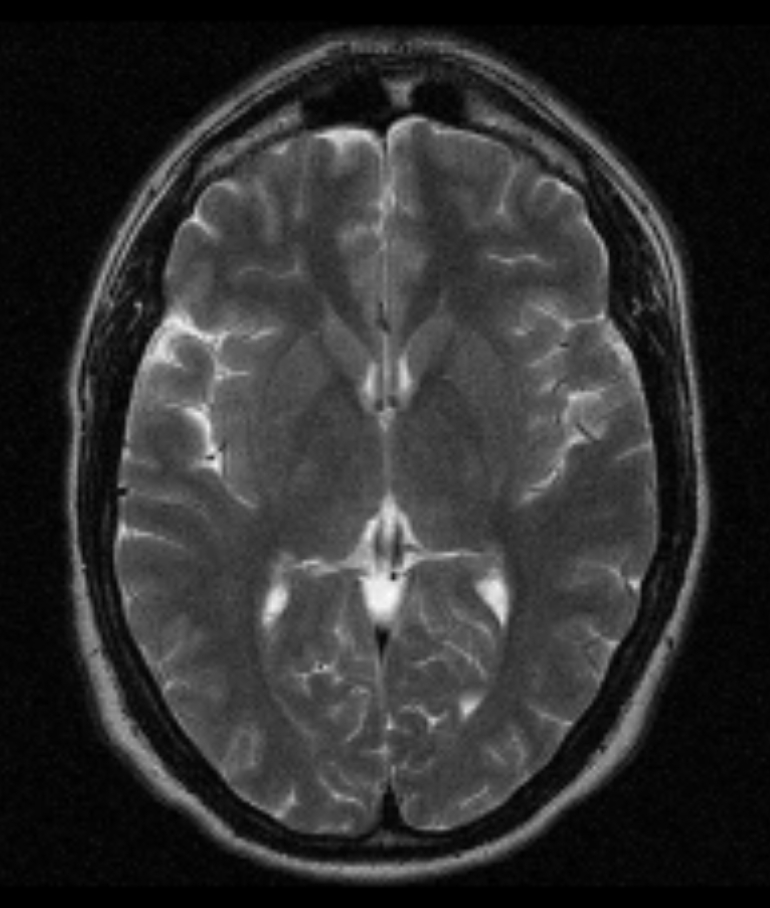
%> input picture mri_axial.jpg, 770 x 908 px
$ octave hough_example2.m   (GNU Octave 9; MATLAB toolbox functions it lacks are replaced by stand-ins)
%> lines starting %> are read from the running program, lines starting %| are printed output that depends on the picture; in (x1, y1, x2, y2) boxes, pixels count from 0 and x2, y2 are one past the last pixel; in counts of white or black regions, pixels touching at a corner belong together; the program's own positions count from 1
clear all

I_orig  = imread('mri_axial.jpg');
%> I_orig is the input picture: size 908x770x3 uint8; min 0, max 254, mean 47.3

% This time we do not rotate the image
rotI = rgb2gray(I_orig(:,:,1:3));

fig1 = imshow(rotI);

%Find the edges in the image using the edge function.
BW = edge(rotI,'canny');
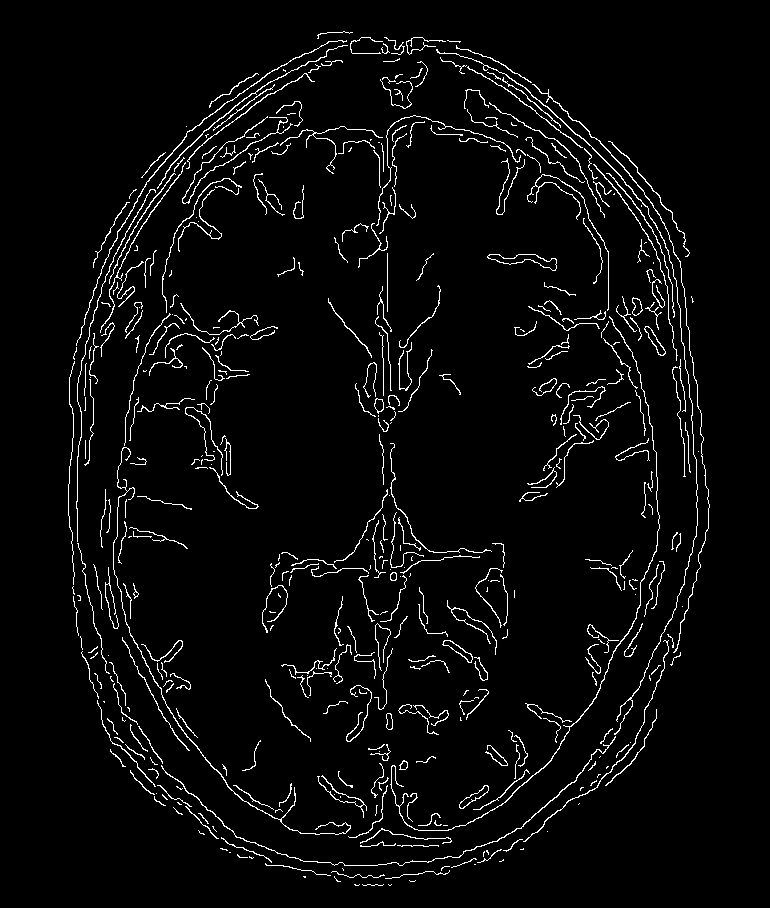
%> BW: size 908x770 logical; 3.9% white in thin lines or dots, all inside (x1, y1, x2, y2) = (68, 31, 710, 886)
figure, imshow(BW);

%Compute the Hough transform of the image using the hough function or your own function HoughTransform_basic.
[H,theta,rho] = hough(BW,'RhoResolution',1.0,'ThetaResolution',1.0);
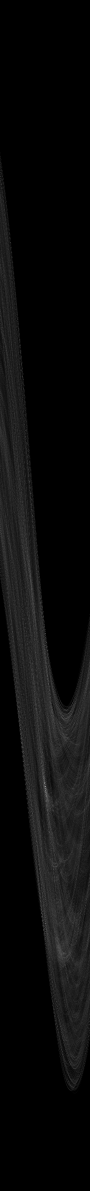
%> H: size 2381x180 double (shown at 1/2 size); min 0, max 231, mean 11.3
%> theta = 180 values from -90 to 89; rho = 2381 values from -1190 to 1190

%Display the transform using the imshow function.
figure, imshow(imadjust(mat2gray(H)),[],'XData',theta,'YData',rho,...
        'InitialMagnification','fit');
%> after `imshow(imadjust(mat2gray(H)),[],'XData',theta,'YData',rho,... 'Initial`:
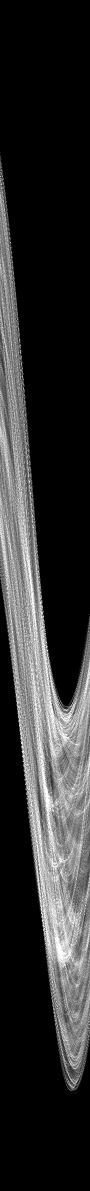
%> displayed picture: size 2381x180, on the screen's scale of 0 to 255 (shown at 1/2 size); min 0, max 255, mean 47.9
xlabel('\theta (degrees)'), ylabel('\rho');
axis on, axis normal, hold on;
colormap(hot)

%Find the peaks in the Hough transform matrix, H, using the houghpeaks function.
P = houghpeaks(H,10,'threshold',ceil(0.3*max(H(:))));
%> P = [1574 91; 1603 93; 1316 91; 1557 88; 1847 91; 1268 91; 1799 91; 1477 43; 1438 127; 1436 136]
%Superimpose a plot on the image of the transform that identifies the peaks.
x = theta(P(:,2));
%> x = [0 2 0 -3 0 0 0 -48 36 45]
y = rho(P(:,1));
%> y = [383 412 125 366 656 77 608 286 247 245]
plot(x,y,'s','color','red');
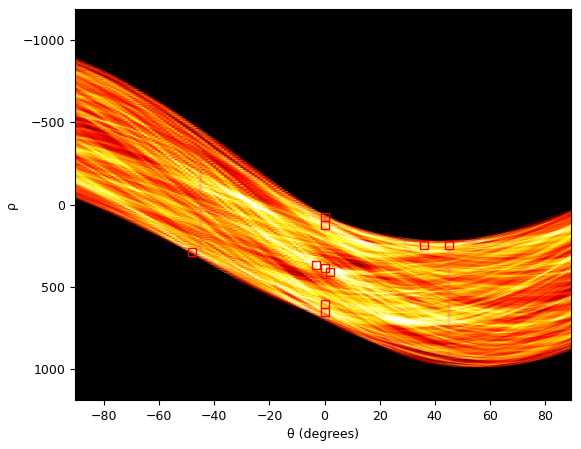
%> figure redrawn from the program's plot data

%Find lines in the image using the houghlines function.
lines =houghlines(BW,theta,rho,P,'FillGap',10,'MinLength',10);
%> lines = 51 lines; longest, point1 to point2 (x, y): (521, 85) to (611, 166), (78, 457) to (78, 544), (139, 232) to (183, 171), (609, 252) to (609, 310), (384, 516) to (384, 573), (126, 480) to (126, 537)

%Create a plot that superimposes the lines on the original image.
figure, imshow(rotI), hold on
max_len = 0;
for k = 1:length(lines)
   xy = [lines(k).point1; lines(k).point2];
   plot(xy(:,1),xy(:,2),'LineWidth',2,'Color','green');

   % Plot beginnings and ends of lines
   plot(xy(1,1),xy(1,2),'x','LineWidth',2,'Color','yellow');
   plot(xy(2,1),xy(2,2),'x','LineWidth',2,'Color','red');

   % Determine the endpoints of the longest line segment
   len = norm(lines(k).point1 - lines(k).point2);
   if ( len > max_len)
      max_len = len;
      xy_long = xy;
   end
end
%> this loop made 51 passes
%> (len, max_len, xy_long) on passes 1, 3, 5, 8, 39, 46: (18, 18, [384 44; 384 62]), (20, 20, [384 152; 384 172]), (51, 51, [384 359; 384 410]), (57, 57, [384 516; 384 573]), (87, 87, [78 457; 78 544]), (121.1, 121.1, [521 85; 611 166])
%> (xy, len) on passes 2, 4, 6, 7, 9, 10: ([384 78; 384 88], 10), ([384 305; 384 319], 14), ([384 421; 384 432], 11), ([384 450; 384 485], 35), ([384 613; 384 629], 16), ([384 650; 384 663], 13)

% highlight the longest line segment
plot(xy_long(:,1),xy_long(:,2),'LineWidth',2,'Color','red');
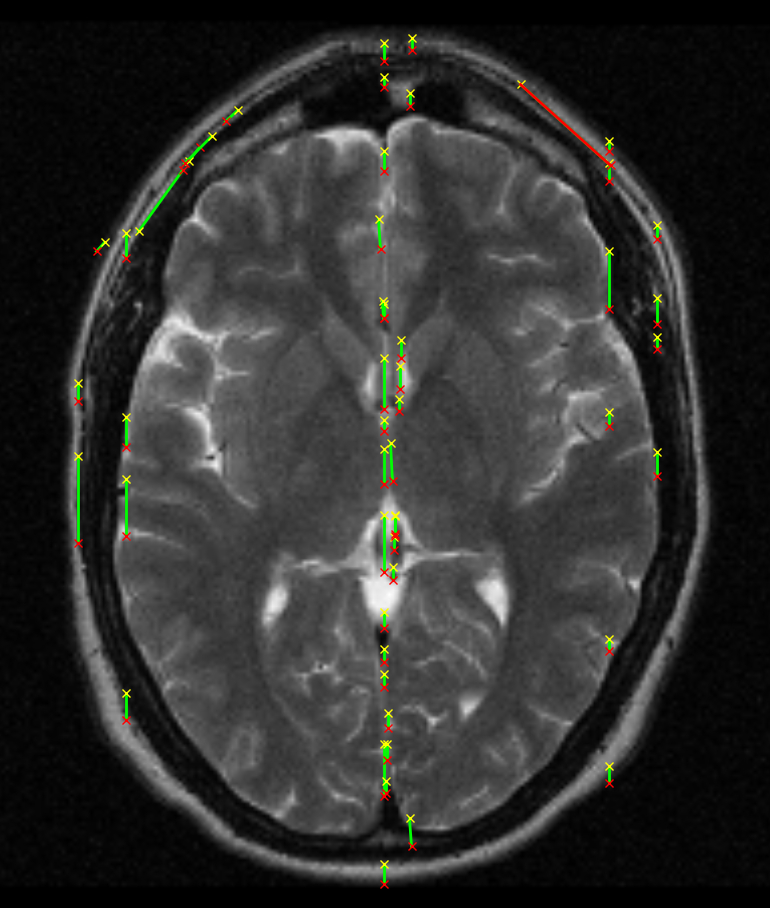
%> figure redrawn from the program's plot data

$ run again, with MR_coronal.tif saved as mri_axial.jpg
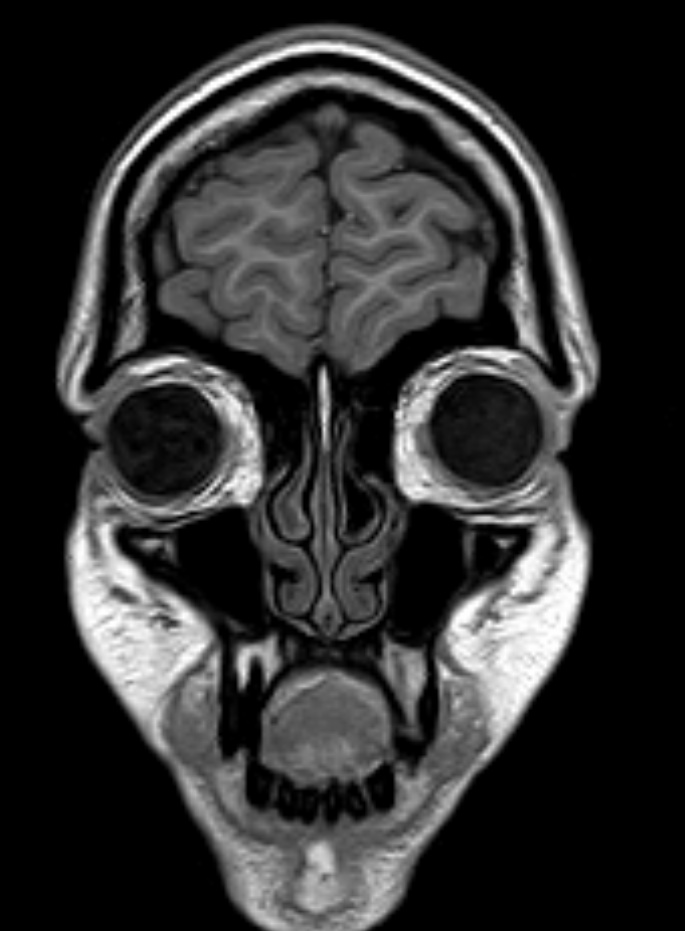
%> input picture MR_coronal.tif, 685 x 931 px
%> I_orig is the input picture: size 931x685x3 uint8; min 0, max 255, mean 48.4
%> `BW = edge(rotI,'canny');`:
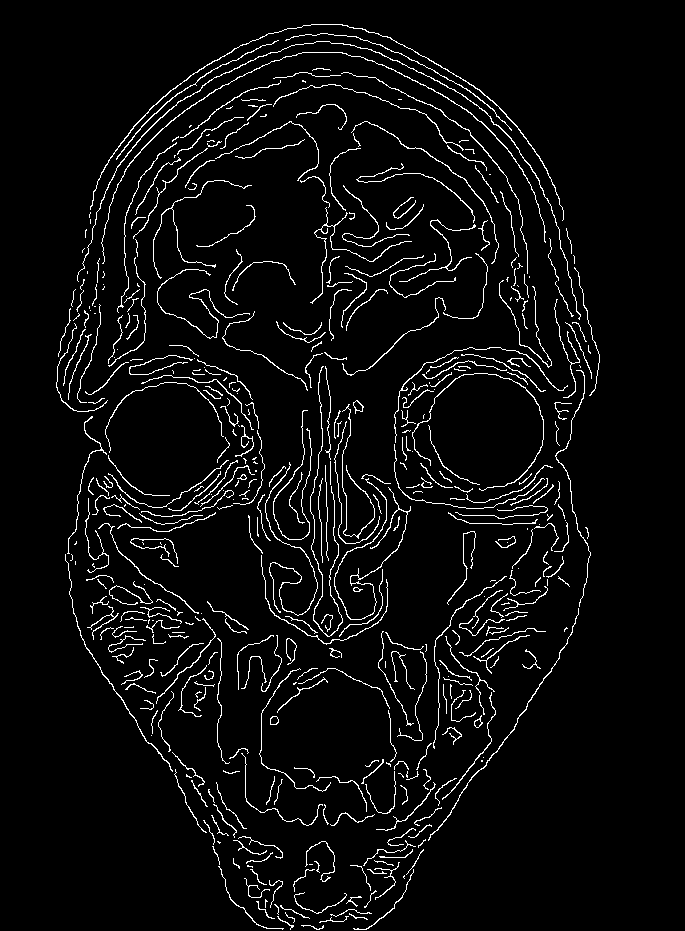
%> BW: size 931x685 logical; 4.7% white in thin lines or dots, all inside (x1, y1, x2, y2) = (56, 24, 600, 930)
%> theta = 180 values from -90 to 89; rho = 2311 values from -1155 to 1155
%> P = [1486 91; 1417 91; 641 1; 1550 91; 1761 136; 1481 86; 1505 97; 1447 87; 1223 67; 782 1]
%> x = [0 0 -90 0 45 -5 6 -4 -24 -90]
%> y = [330 261 -515 394 605 325 349 291 67 -374]
%> lines = 73 lines; longest, point1 to point2 (x, y): (395, 748) to (395, 807), (330, 576) to (352, 625), (262, 714) to (262, 764), (298, 516) to (347, 516), (320, 396) to (323, 441), (452, 516) to (495, 516)
%> the loop `for k = 1:length(lines)` made 73 passes
%> (len, max_len, xy_long) on passes 1, 8, 18, 33: (28, 28, [331 25; 331 53]), (40, 40, [331 445; 331 485]), (50, 50, [262 714; 262 764]), (59, 59, [395 748; 395 807])
%> `plot(xy_long(:,1),xy_long(:,2),'LineWidth',2,'Color','red');`:
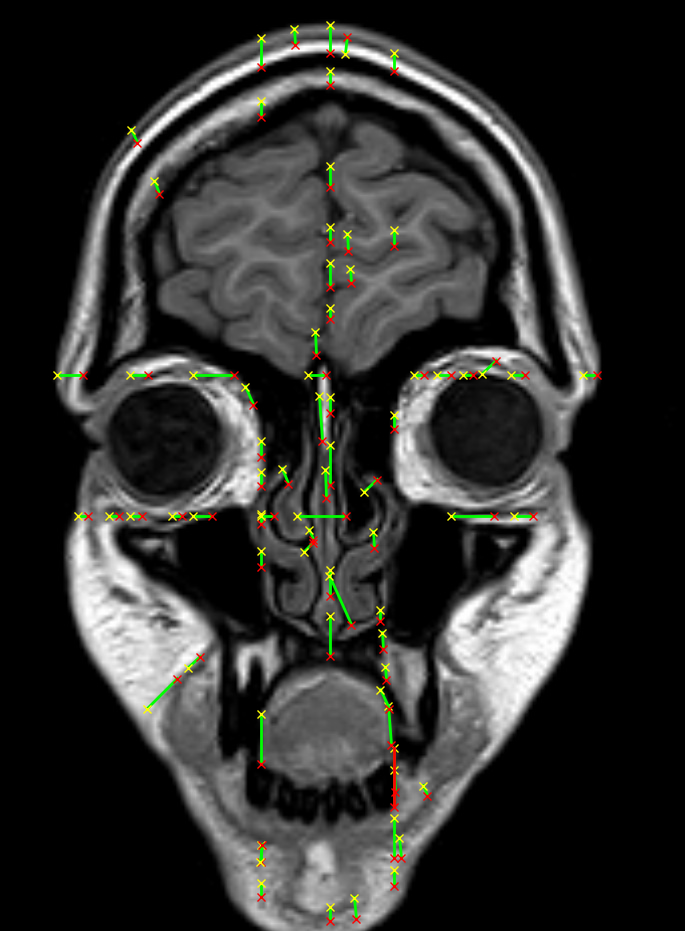
%> figure redrawn from the program's plot data
